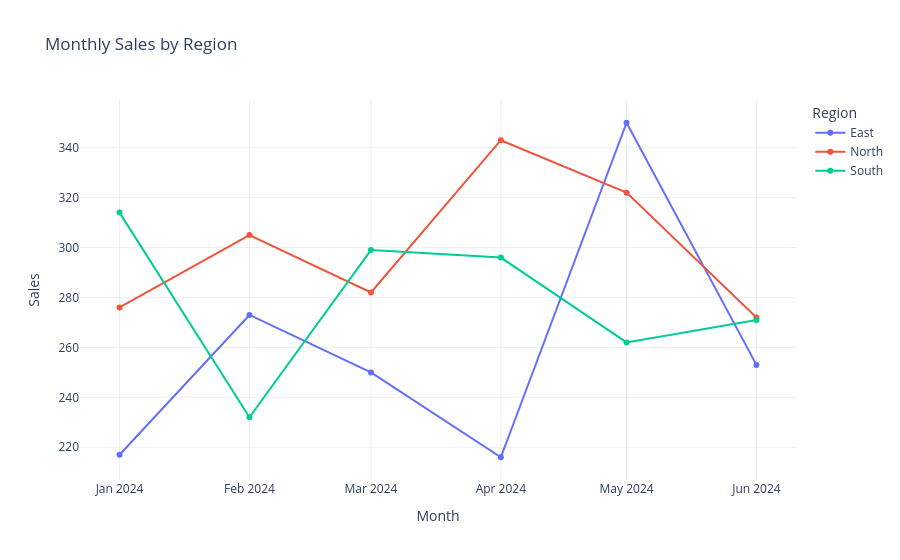

Source (notebook cell):
### Code cell
fig = px.line(
    monthly_region_sales,
    x="month",
    y="sales",
    color="region",
    markers=True,
    title="Monthly Sales by Region"
)

fig.update_layout(
    xaxis_title="Month",
    yaxis_title="Sales",
    legend_title="Region"
)

### Figure 1 — Plotly figure (JSON) as saved in the notebook; plotly's stock layout.template omitted (floating-point values rounded to 4 significant figures)
{"data": [{"hovertemplate": "region=East<br>month=%{x}<br>sales=%{y}<extra></extra>", "legendgroup": "East", "line": {"color": "#636efa", "dash": "solid"}, "marker": {"symbol": "circle"}, "mode": "lines+markers", "name": "East", "orientation": "v", "showlegend": true, "type": "scatter", "x": ["2024-01-01T00:00:00.000000", "2024-02-01T00:00:00.000000", "2024-03-01T00:00:00.000000", "2024-04-01T00:00:00.000000", "2024-05-01T00:00:00.000000", "2024-06-01T00:00:00.000000"], "xaxis": "x", "y": [217, 273, 250, 216, 350, 253], "yaxis": "y"}, {"hovertemplate": "region=North<br>month=%{x}<br>sales=%{y}<extra></extra>", "legendgroup": "North", "line": {"color": "#EF553B", "dash": "solid"}, "marker": {"symbol": "circle"}, "mode": "lines+markers", "name": "North", "orientation": "v", "showlegend": true, "type": "scatter", "x": ["2024-01-01T00:00:00.000000", "2024-02-01T00:00:00.000000", "2024-03-01T00:00:00.000000", "2024-04-01T00:00:00.000000", "2024-05-01T00:00:00.000000", "2024-06-01T00:00:00.000000"], "xaxis": "x", "y": [276, 305, 282, 343, 322, 272], "yaxis": "y"}, {"hovertemplate": "region=South<br>month=%{x}<br>sales=%{y}<extra></extra>", "legendgroup": "South", "line": {"color": "#00cc96", "dash": "solid"}, "marker": {"symbol": "circle"}, "mode": "lines+markers", "name": "South", "orientation": "v", "showlegend": true, "type": "scatter", "x": ["2024-01-01T00:00:00.000000", "2024-02-01T00:00:00.000000", "2024-03-01T00:00:00.000000", "2024-04-01T00:00:00.000000", "2024-05-01T00:00:00.000000", "2024-06-01T00:00:00.000000"], "xaxis": "x", "y": [314, 232, 299, 296, 262, 271], "yaxis": "y"}], "layout": {"legend": {"title": {"text": "Region"}, "tracegroupgap": 0}, "title": {"text": "Monthly Sales by Region"}, "xaxis": {"anchor": "y", "domain": [0, 1], "title": {"text": "Month"}}, "yaxis": {"anchor": "x", "domain": [0, 1], "title": {"text": "Sales"}}}}
